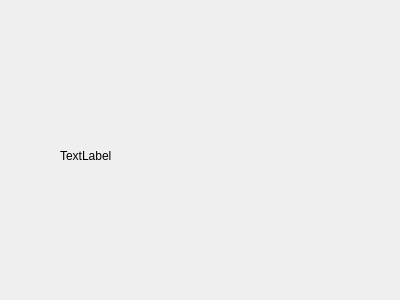
<?xml version="1.0" encoding="UTF-8"?>
<ui version="4.0">
 <class>Widget</class>
 <widget class="QWidget" name="Widget">
  <property name="geometry">
   <rect>
    <x>0</x>
    <y>0</y>
    <width>400</width>
    <height>300</height>
   </rect>
  </property>
  <property name="windowTitle">
   <string>Widget</string>
  </property>
  <widget class="QLabel" name="label">
   <property name="geometry">
    <rect>
     <x>60</x>
     <y>70</y>
     <width>261</width>
     <height>171</height>
    </rect>
   </property>
   <property name="text">
    <string>TextLabel</string>
   </property>
  </widget>
 </widget>
 <layoutdefault spacing="6" margin="11"/>
 <resources/>
 <connections/>
</ui>
